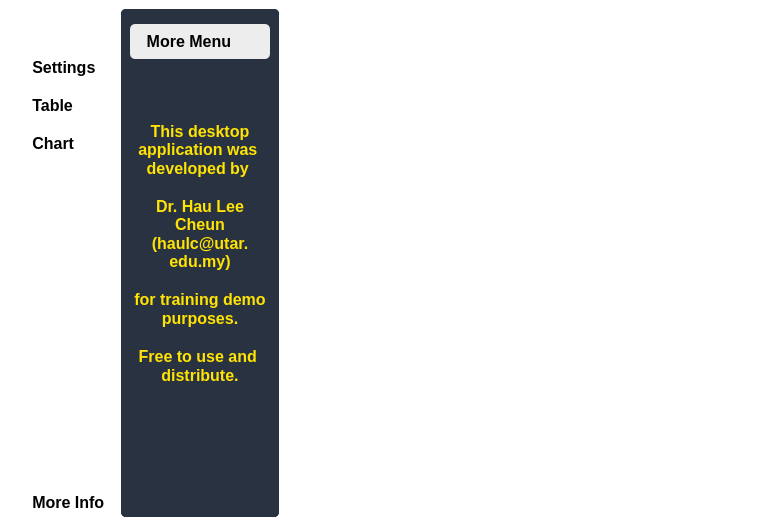
<?xml version="1.0" encoding="UTF-8"?>
<ui version="4.0">
 <class>MainWindow</class>
 <widget class="QMainWindow" name="MainWindow">
  <property name="geometry">
   <rect>
    <x>0</x>
    <y>0</y>
    <width>778</width>
    <height>526</height>
   </rect>
  </property>
  <property name="windowTitle">
   <string>MainWindow</string>
  </property>
  <property name="styleSheet">
   <string notr="true">*{
background: #fff;
border: none;
padding: 0;
margin: 0;
}

#leftMenuSubContainer QPushButton{
text-align: left;
padding: 5px 10px;
border-top-left-radius: 10px;
border-bottom-left-radius: 10px;
}
</string>
  </property>
  <widget class="QWidget" name="centralwidget">
   <layout class="QHBoxLayout" name="horizontalLayout" stretch="0,0,2">
    <item alignment="Qt::AlignLeft">
     <widget class="QWidget" name="leftMenuContainer" native="true">
      <property name="minimumSize">
       <size>
        <width>0</width>
        <height>0</height>
       </size>
      </property>
      <property name="styleSheet">
       <string notr="true"/>
      </property>
      <layout class="QVBoxLayout" name="verticalLayout">
       <property name="spacing">
        <number>0</number>
       </property>
       <property name="leftMargin">
        <number>0</number>
       </property>
       <property name="topMargin">
        <number>0</number>
       </property>
       <property name="rightMargin">
        <number>0</number>
       </property>
       <property name="bottomMargin">
        <number>0</number>
       </property>
       <item alignment="Qt::AlignLeft">
        <widget class="QWidget" name="leftMenuSubContainer" native="true">
         <layout class="QVBoxLayout" name="verticalLayout_2" stretch="0,0,2,0">
          <property name="spacing">
           <number>0</number>
          </property>
          <property name="leftMargin">
           <number>0</number>
          </property>
          <property name="topMargin">
           <number>0</number>
          </property>
          <property name="rightMargin">
           <number>0</number>
          </property>
          <property name="bottomMargin">
           <number>0</number>
          </property>
          <item alignment="Qt::AlignTop">
           <widget class="QFrame" name="frame">
            <property name="styleSheet">
             <string notr="true"/>
            </property>
            <property name="frameShape">
             <enum>QFrame::StyledPanel</enum>
            </property>
            <property name="frameShadow">
             <enum>QFrame::Raised</enum>
            </property>
            <layout class="QVBoxLayout" name="verticalLayout_3">
             <property name="spacing">
              <number>0</number>
             </property>
             <property name="leftMargin">
              <number>0</number>
             </property>
             <property name="topMargin">
              <number>0</number>
             </property>
             <property name="rightMargin">
              <number>0</number>
             </property>
             <property name="bottomMargin">
              <number>0</number>
             </property>
             <item>
              <widget class="QPushButton" name="menuBtn">
               <property name="font">
                <font>
                 <pointsize>12</pointsize>
                </font>
               </property>
               <property name="text">
                <string/>
               </property>
               <property name="icon">
                <iconset>
                 <normaloff>../resources/menuExpandBtn1.png</normaloff>../resources/menuExpandBtn1.png</iconset>
               </property>
               <property name="iconSize">
                <size>
                 <width>25</width>
                 <height>25</height>
                </size>
               </property>
              </widget>
             </item>
            </layout>
           </widget>
          </item>
          <item>
           <widget class="QFrame" name="frame_2">
            <property name="sizePolicy">
             <sizepolicy hsizetype="Preferred" vsizetype="Expanding">
              <horstretch>0</horstretch>
              <verstretch>0</verstretch>
             </sizepolicy>
            </property>
            <property name="styleSheet">
             <string notr="true"/>
            </property>
            <property name="frameShape">
             <enum>QFrame::StyledPanel</enum>
            </property>
            <property name="frameShadow">
             <enum>QFrame::Raised</enum>
            </property>
            <layout class="QVBoxLayout" name="verticalLayout_4">
             <property name="spacing">
              <number>9</number>
             </property>
             <property name="leftMargin">
              <number>0</number>
             </property>
             <property name="topMargin">
              <number>15</number>
             </property>
             <property name="rightMargin">
              <number>0</number>
             </property>
             <property name="bottomMargin">
              <number>0</number>
             </property>
             <item>
              <widget class="QPushButton" name="settingsBtn">
               <property name="font">
                <font>
                 <pointsize>12</pointsize>
                 <bold>true</bold>
                </font>
               </property>
               <property name="text">
                <string>   Settings</string>
               </property>
               <property name="icon">
                <iconset>
                 <normaloff>../resources/settingsBtn.png</normaloff>../resources/settingsBtn.png</iconset>
               </property>
               <property name="iconSize">
                <size>
                 <width>25</width>
                 <height>25</height>
                </size>
               </property>
              </widget>
             </item>
             <item>
              <widget class="QPushButton" name="tableBtn">
               <property name="font">
                <font>
                 <pointsize>12</pointsize>
                 <bold>true</bold>
                </font>
               </property>
               <property name="text">
                <string>   Table</string>
               </property>
               <property name="icon">
                <iconset>
                 <normaloff>../resources/tableBtn.png</normaloff>../resources/tableBtn.png</iconset>
               </property>
               <property name="iconSize">
                <size>
                 <width>25</width>
                 <height>25</height>
                </size>
               </property>
              </widget>
             </item>
             <item>
              <widget class="QPushButton" name="chartBtn">
               <property name="font">
                <font>
                 <pointsize>12</pointsize>
                 <bold>true</bold>
                </font>
               </property>
               <property name="text">
                <string>   Chart</string>
               </property>
               <property name="icon">
                <iconset>
                 <normaloff>../resources/chartBtn.png</normaloff>../resources/chartBtn.png</iconset>
               </property>
               <property name="iconSize">
                <size>
                 <width>25</width>
                 <height>25</height>
                </size>
               </property>
              </widget>
             </item>
            </layout>
           </widget>
          </item>
          <item>
           <spacer name="verticalSpacer">
            <property name="orientation">
             <enum>Qt::Vertical</enum>
            </property>
            <property name="sizeHint" stdset="0">
             <size>
              <width>20</width>
              <height>40</height>
             </size>
            </property>
           </spacer>
          </item>
          <item alignment="Qt::AlignBottom">
           <widget class="QFrame" name="frame_3">
            <property name="styleSheet">
             <string notr="true"/>
            </property>
            <property name="frameShape">
             <enum>QFrame::StyledPanel</enum>
            </property>
            <property name="frameShadow">
             <enum>QFrame::Raised</enum>
            </property>
            <layout class="QVBoxLayout" name="verticalLayout_5">
             <property name="spacing">
              <number>0</number>
             </property>
             <property name="leftMargin">
              <number>0</number>
             </property>
             <property name="topMargin">
              <number>0</number>
             </property>
             <property name="rightMargin">
              <number>0</number>
             </property>
             <property name="bottomMargin">
              <number>0</number>
             </property>
             <item>
              <widget class="QPushButton" name="likeBtn">
               <property name="font">
                <font>
                 <pointsize>12</pointsize>
                 <bold>true</bold>
                </font>
               </property>
               <property name="text">
                <string>   More Info</string>
               </property>
               <property name="icon">
                <iconset>
                 <normaloff>../resources/likeBtn.png</normaloff>../resources/likeBtn.png</iconset>
               </property>
               <property name="iconSize">
                <size>
                 <width>25</width>
                 <height>25</height>
                </size>
               </property>
              </widget>
             </item>
            </layout>
           </widget>
          </item>
         </layout>
        </widget>
       </item>
      </layout>
     </widget>
    </item>
    <item alignment="Qt::AlignLeft">
     <widget class="QWidget" name="centerMenuContainer" native="true">
      <property name="styleSheet">
       <string notr="true">background: #293241; 
border-radius: 5px;</string>
      </property>
      <layout class="QVBoxLayout" name="verticalLayout_6" stretch="0">
       <property name="spacing">
        <number>0</number>
       </property>
       <property name="leftMargin">
        <number>0</number>
       </property>
       <property name="topMargin">
        <number>0</number>
       </property>
       <property name="rightMargin">
        <number>0</number>
       </property>
       <property name="bottomMargin">
        <number>0</number>
       </property>
       <item>
        <widget class="QWidget" name="centerMenuSubContainer" native="true">
         <layout class="QVBoxLayout" name="verticalLayout_8">
          <property name="spacing">
           <number>0</number>
          </property>
          <property name="leftMargin">
           <number>0</number>
          </property>
          <property name="topMargin">
           <number>0</number>
          </property>
          <property name="rightMargin">
           <number>0</number>
          </property>
          <property name="bottomMargin">
           <number>0</number>
          </property>
          <item>
           <widget class="QFrame" name="frame_4">
            <property name="frameShape">
             <enum>QFrame::StyledPanel</enum>
            </property>
            <property name="frameShadow">
             <enum>QFrame::Raised</enum>
            </property>
            <layout class="QVBoxLayout" name="verticalLayout_7">
             <property name="leftMargin">
              <number>9</number>
             </property>
             <property name="topMargin">
              <number>15</number>
             </property>
             <property name="bottomMargin">
              <number>12</number>
             </property>
             <item>
              <widget class="QPushButton" name="closeMoreMenuBtn">
               <property name="minimumSize">
                <size>
                 <width>0</width>
                 <height>35</height>
                </size>
               </property>
               <property name="font">
                <font>
                 <pointsize>12</pointsize>
                 <bold>true</bold>
                </font>
               </property>
               <property name="layoutDirection">
                <enum>Qt::RightToLeft</enum>
               </property>
               <property name="styleSheet">
                <string notr="true">background-color: #ededed;
border-radius: 5px;</string>
               </property>
               <property name="text">
                <string>More Menu     </string>
               </property>
               <property name="icon">
                <iconset>
                 <normaloff>../resources/closeBtn.png</normaloff>../resources/closeBtn.png</iconset>
               </property>
               <property name="iconSize">
                <size>
                 <width>15</width>
                 <height>15</height>
                </size>
               </property>
              </widget>
             </item>
            </layout>
           </widget>
          </item>
          <item>
           <widget class="QFrame" name="frame_5">
            <property name="frameShape">
             <enum>QFrame::StyledPanel</enum>
            </property>
            <property name="frameShadow">
             <enum>QFrame::Raised</enum>
            </property>
            <layout class="QHBoxLayout" name="horizontalLayout_2">
             <item>
              <widget class="QTextEdit" name="textEdit">
               <property name="maximumSize">
                <size>
                 <width>140</width>
                 <height>16777215</height>
                </size>
               </property>
               <property name="font">
                <font>
                 <pointsize>12</pointsize>
                </font>
               </property>
               <property name="styleSheet">
                <string notr="true">	color: #FFE302;</string>
               </property>
               <property name="readOnly">
                <bool>true</bool>
               </property>
               <property name="html">
                <string>&lt;!DOCTYPE HTML PUBLIC &quot;-//W3C//DTD HTML 4.0//EN&quot; &quot;http://www.w3.org/TR/REC-html40/strict.dtd&quot;&gt;
&lt;html&gt;&lt;head&gt;&lt;meta name=&quot;qrichtext&quot; content=&quot;1&quot; /&gt;&lt;meta charset=&quot;utf-8&quot; /&gt;&lt;style type=&quot;text/css&quot;&gt;
p, li { white-space: pre-wrap; }
hr { height: 1px; border-width: 0; }
li.unchecked::marker { content: &quot;\2610&quot;; }
li.checked::marker { content: &quot;\2612&quot;; }
&lt;/style&gt;&lt;/head&gt;&lt;body style=&quot; font-family:'Segoe UI'; font-size:12pt; font-weight:400; font-style:normal;&quot;&gt;
&lt;p style=&quot;-qt-paragraph-type:empty; margin-top:0px; margin-bottom:0px; margin-left:0px; margin-right:0px; -qt-block-indent:0; text-indent:0px;&quot;&gt;&lt;br /&gt;&lt;/p&gt;
&lt;p style=&quot;-qt-paragraph-type:empty; margin-top:0px; margin-bottom:0px; margin-left:0px; margin-right:0px; -qt-block-indent:0; text-indent:0px;&quot;&gt;&lt;br /&gt;&lt;/p&gt;
&lt;p align=&quot;center&quot; style=&quot; margin-top:0px; margin-bottom:0px; margin-left:0px; margin-right:0px; -qt-block-indent:0; text-indent:0px;&quot;&gt;&lt;span style=&quot; font-weight:700;&quot;&gt;This desktop application was &lt;/span&gt;&lt;/p&gt;
&lt;p align=&quot;center&quot; style=&quot; margin-top:0px; margin-bottom:0px; margin-left:0px; margin-right:0px; -qt-block-indent:0; text-indent:0px;&quot;&gt;&lt;span style=&quot; font-weight:700;&quot;&gt;developed by &lt;/span&gt;&lt;/p&gt;
&lt;p align=&quot;center&quot; style=&quot;-qt-paragraph-type:empty; margin-top:0px; margin-bottom:0px; margin-left:0px; margin-right:0px; -qt-block-indent:0; text-indent:0px; font-weight:700;&quot;&gt;&lt;br /&gt;&lt;/p&gt;
&lt;p align=&quot;center&quot; style=&quot; margin-top:0px; margin-bottom:0px; margin-left:0px; margin-right:0px; -qt-block-indent:0; text-indent:0px;&quot;&gt;&lt;span style=&quot; font-weight:700;&quot;&gt;Dr. Hau Lee Cheun&lt;/span&gt;&lt;/p&gt;
&lt;p align=&quot;center&quot; style=&quot; margin-top:0px; margin-bottom:0px; margin-left:0px; margin-right:0px; -qt-block-indent:0; text-indent:0px;&quot;&gt;&lt;span style=&quot; font-weight:700;&quot;&gt;(haulc@utar.&lt;br /&gt;edu.my)&lt;/span&gt;&lt;/p&gt;
&lt;p align=&quot;center&quot; style=&quot;-qt-paragraph-type:empty; margin-top:0px; margin-bottom:0px; margin-left:0px; margin-right:0px; -qt-block-indent:0; text-indent:0px; font-weight:700;&quot;&gt;&lt;br /&gt;&lt;/p&gt;
&lt;p align=&quot;center&quot; style=&quot; margin-top:0px; margin-bottom:0px; margin-left:0px; margin-right:0px; -qt-block-indent:0; text-indent:0px;&quot;&gt;&lt;span style=&quot; font-weight:700;&quot;&gt;for training demo &lt;/span&gt;&lt;/p&gt;
&lt;p align=&quot;center&quot; style=&quot; margin-top:0px; margin-bottom:0px; margin-left:0px; margin-right:0px; -qt-block-indent:0; text-indent:0px;&quot;&gt;&lt;span style=&quot; font-weight:700;&quot;&gt;purposes.&lt;/span&gt;&lt;/p&gt;
&lt;p style=&quot;-qt-paragraph-type:empty; margin-top:0px; margin-bottom:0px; margin-left:0px; margin-right:0px; -qt-block-indent:0; text-indent:0px; font-weight:700;&quot;&gt;&lt;br /&gt;&lt;/p&gt;
&lt;p align=&quot;center&quot; style=&quot; margin-top:0px; margin-bottom:0px; margin-left:0px; margin-right:0px; -qt-block-indent:0; text-indent:0px;&quot;&gt;&lt;span style=&quot; font-weight:700;&quot;&gt;Free to use and &lt;/span&gt;&lt;/p&gt;
&lt;p align=&quot;center&quot; style=&quot; margin-top:0px; margin-bottom:0px; margin-left:0px; margin-right:0px; -qt-block-indent:0; text-indent:0px;&quot;&gt;&lt;span style=&quot; font-weight:700;&quot;&gt;distribute.&lt;/span&gt;&lt;/p&gt;&lt;/body&gt;&lt;/html&gt;</string>
               </property>
              </widget>
             </item>
            </layout>
           </widget>
          </item>
         </layout>
        </widget>
       </item>
      </layout>
     </widget>
    </item>
    <item>
     <widget class="QWidget" name="mainBodyContainer" native="true">
      <property name="styleSheet">
       <string notr="true"/>
      </property>
      <layout class="QVBoxLayout" name="verticalLayout_9">
       <property name="spacing">
        <number>0</number>
       </property>
       <property name="leftMargin">
        <number>0</number>
       </property>
       <property name="topMargin">
        <number>0</number>
       </property>
       <property name="rightMargin">
        <number>0</number>
       </property>
       <property name="bottomMargin">
        <number>0</number>
       </property>
      </layout>
     </widget>
    </item>
   </layout>
  </widget>
 </widget>
 <resources/>
 <connections/>
</ui>
